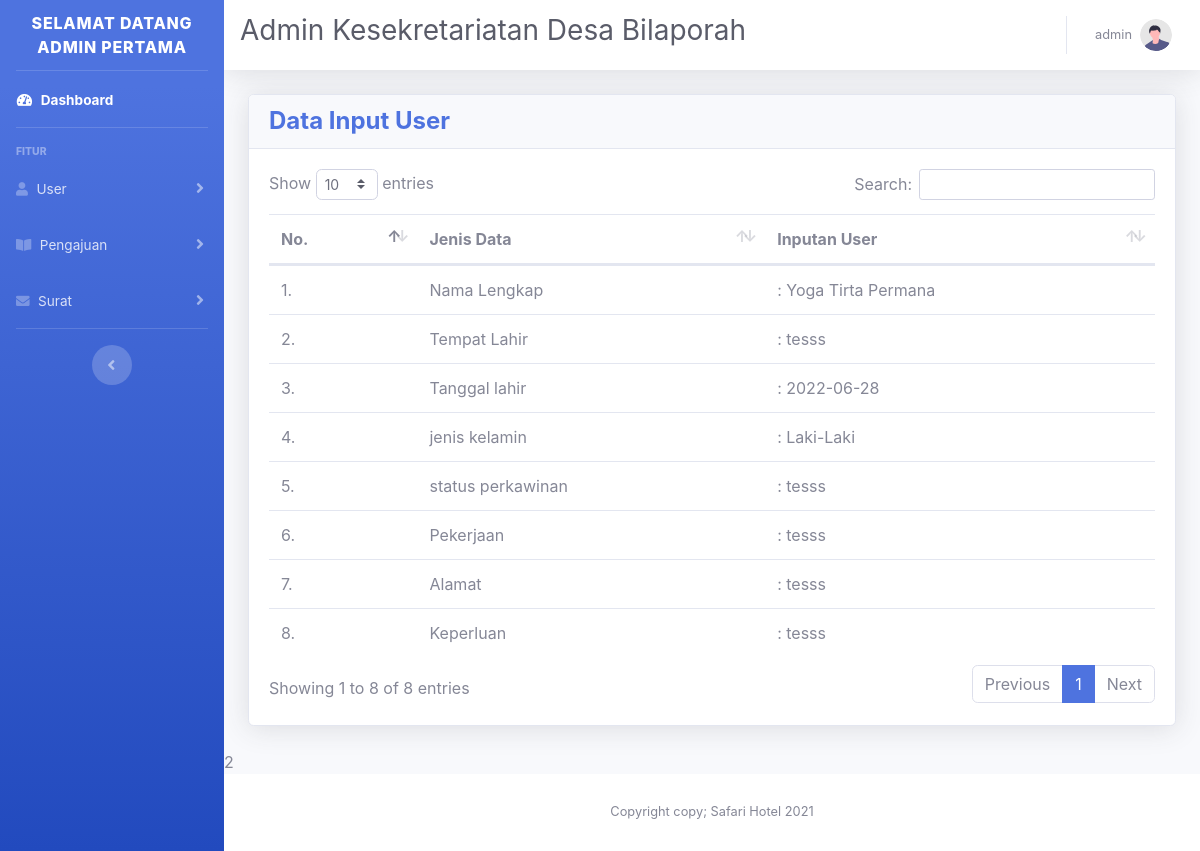
The page /data_input/data_sktm.php?id_pengajuan=47 (signed in) on the database as committed earlier.
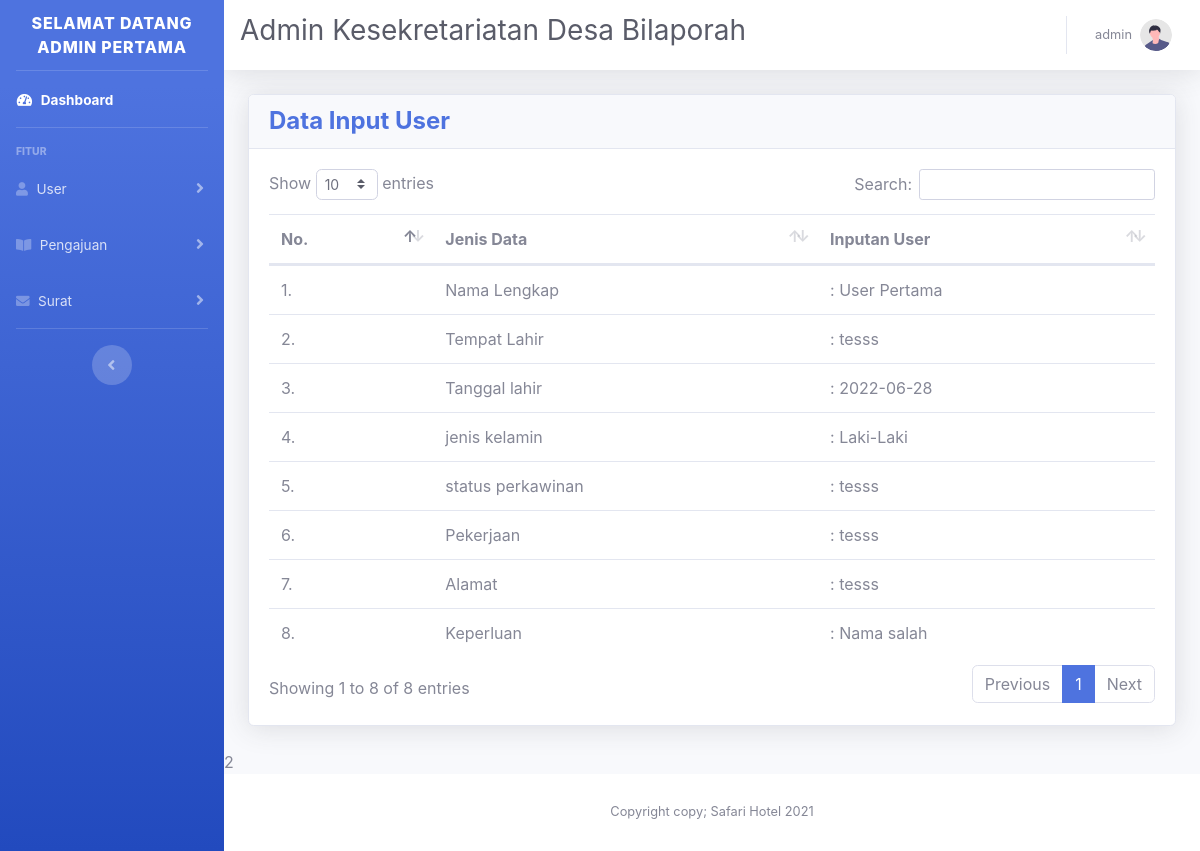
The same page on the database as committed later.
### tables this page shows
CREATE TABLE `tb_sktm` (
  `id_pengajuan_sktm` int(11) NOT NULL,
  `kode_surat` varchar(5) DEFAULT NULL,
  `nama_sktm` varchar(50) DEFAULT NULL,
  `tempat_lahir_sktm` varchar(20) DEFAULT NULL,
  `tgl_lahir_sktm` date DEFAULT NULL,
  `gender_sktm` varchar(20) DEFAULT NULL,
  `status_sktm` varchar(50) DEFAULT NULL,
  `pekerjaan_sktm` varchar(50) DEFAULT NULL,
  `alamat_sktm` varchar(200) DEFAULT NULL
);

CREATE TABLE `tb_user` (
  `nik` varchar(100) NOT NULL,
  `username` varchar(100) DEFAULT NULL,
  `password` varchar(100) NOT NULL,
  `nama_user` varchar(100) NOT NULL,
  `tempat_lahir` varchar(100) NOT NULL,
  `tanggal_lahir` varchar(100) NOT NULL,
  `gender` varchar(50) NOT NULL,
  `agama` varchar(50) NOT NULL,
  `alamat` varchar(255) NOT NULL,
  `role_user` enum('Warga','Admin') NOT NULL
);

CREATE TABLE `tb_pengajuan` (
  `id_pengajuan` int(11) NOT NULL,
  `nik` varchar(100) DEFAULT NULL,
  `kode_surat` varchar(5) DEFAULT NULL,
  `tgl_pengajuan` datetime DEFAULT NULL,
  `keperluan` varchar(200) DEFAULT NULL,
  `jenis_pengajuan` varchar(50) DEFAULT NULL,
  `status_pengajuan` enum('Menunggu','Di Terima','Di Tolak','Revisi Di Terima','Revisi Selesai') DEFAULT NULL
);

### data_input/data_sktm.php (the view, shortened to what this page needs)
<?php
include "../connect/koneksi.php";
?>
<!DOCTYPE html>
<html lang="en">
<head>
    <link href="../css/sb-admin-2.min.css" rel="stylesheet">
    <link href="../vendor/fontawesome-free/css/all.min.css" rel="stylesheet" type="text/css">
    <link href="../vendor/datatables/dataTables.bootstrap4.min.css" rel="stylesheet">
</head>
<body>
    <?php include "../desain/sidebar_admin.php"; ?>
    <?php include "../desain/navbar_admin.php"; ?>
    <?php
    $id_pengajuan = $_GET["id_pengajuan"];
    $data_sktm = mysqli_fetch_assoc(mysqli_query($koneksi, "SELECT * FROM tb_sktm INNER JOIN tb_pengajuan ON tb_pengajuan.id_pengajuan=tb_sktm.id_pengajuan_sktm INNER JOIN tb_user USING(nik) where id_pengajuan_sktm=$id_pengajuan"));
    ?>
    <div class="container-fluid">
        <div class="card shadow mb-4">
            <div class="card-header">
                <div class="d-sm-flex align-items-center justify-content-between">
                    <h4 class="m-0 font-weight-bold text-primary">Data Input User</h4>
                </div>
            </div>
            <div class="card-body">
                <div class="table-responsive">
                    <table class="table table-hover" id="dataTable" width="100%" cellspacing="0">
                        <thead>
                            <tr>
                                <th>No.</th>
                                <th>Jenis Data</th>
                                <th>Inputan User</th>
                            </tr>
                        </thead>
                        <tbody>
                            <tr>
                                <td>1.</td>
                                <td>Nama Lengkap</td>
                                <td>: <?= $data_sktm["nama_user"] ?></td>
                            </tr>
                            <tr>
                                <td>2.</td>
                                <td>Tempat Lahir</td>
                                <td>: <?= $data_sktm["tempat_lahir_sktm"] ?></td>
                            </tr>
                            <tr>
                                <td>3.</td>
                                <td>Tanggal lahir</td>
                                <td>: <?= $data_sktm["tgl_lahir_sktm"] ?></td>
                            </tr>
                            <tr>
                                <td>4.</td>
                                <td>jenis kelamin</td>
                                <td>: <?= $data_sktm["gender_sktm"] ?></td>
                            </tr>
                            <tr>
                                <td>5.</td>
                                <td>status perkawinan</td>
                                <td>: <?= $data_sktm["status_sktm"] ?></td>
                            </tr>
                            <tr>
                                <td>6.</td>
                                <td>Pekerjaan</td>
                                <td>: <?= $data_sktm["pekerjaan_sktm"] ?></td>
                            </tr>
                            <tr>
                                <td>7.</td>
                                <td>Alamat</td>
                                <td>: <?= $data_sktm["alamat_sktm"] ?></td>
                            </tr>
                            <tr>
                                <td rowspan="5">8.</td>
                                <td rowspan="5">Keperluan</td>
                                <td>: <?= $data_sktm["keperluan"] ?></td>
                            </tr>
                        </tbody>
                    </table>
                </div>
            </div>
        </div>
    </div>2
    <footer class="sticky-footer bg-white">
        <div class="container my-auto">
            <div class="copyright text-center my-auto">
                <span>Copyright copy; Safari Hotel 2021</span>
            </div>
        </div>
    </footer>
</body>
</html>

Rows that differ between the two databases and show on the page:
changed through a linked row, tb_sktm "tesss": tb_user.nama_user "Yoga Tirta Permana" → "User Pertama"; id_pengajuan_sktm.keperluan "tesss" → "Nama salah"
